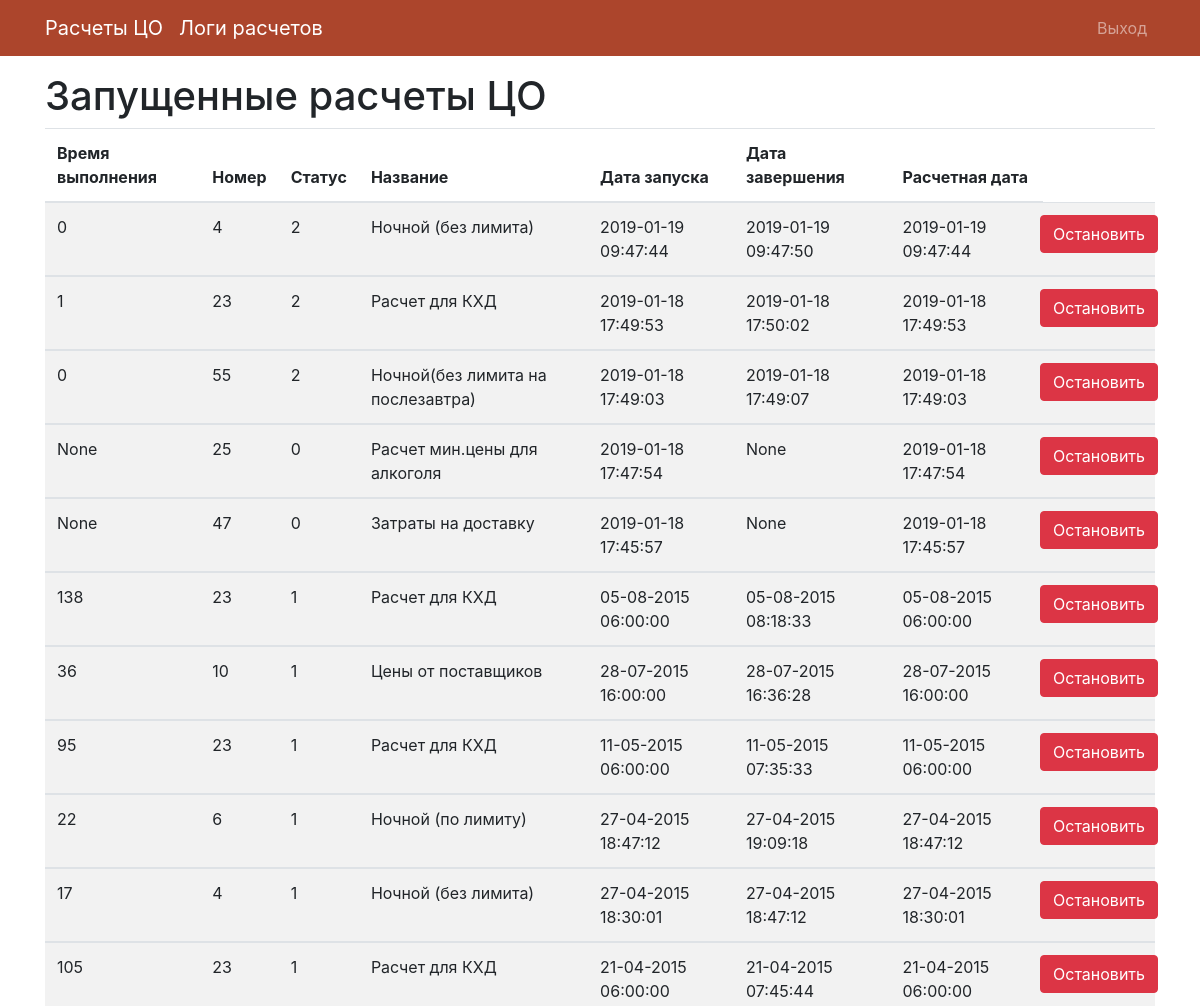
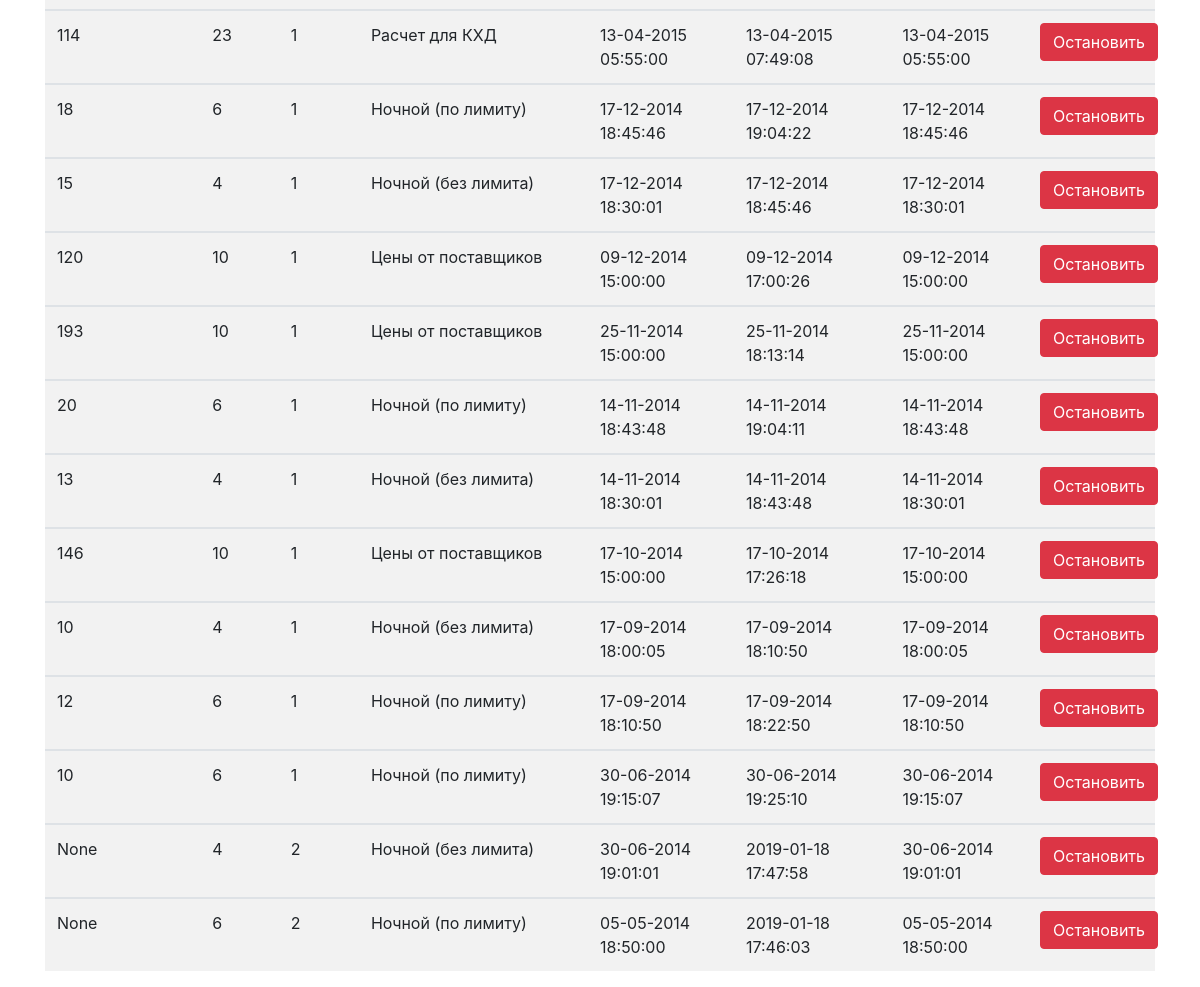
The app's page /log (signed in), older data (2 pictures, top to bottom).
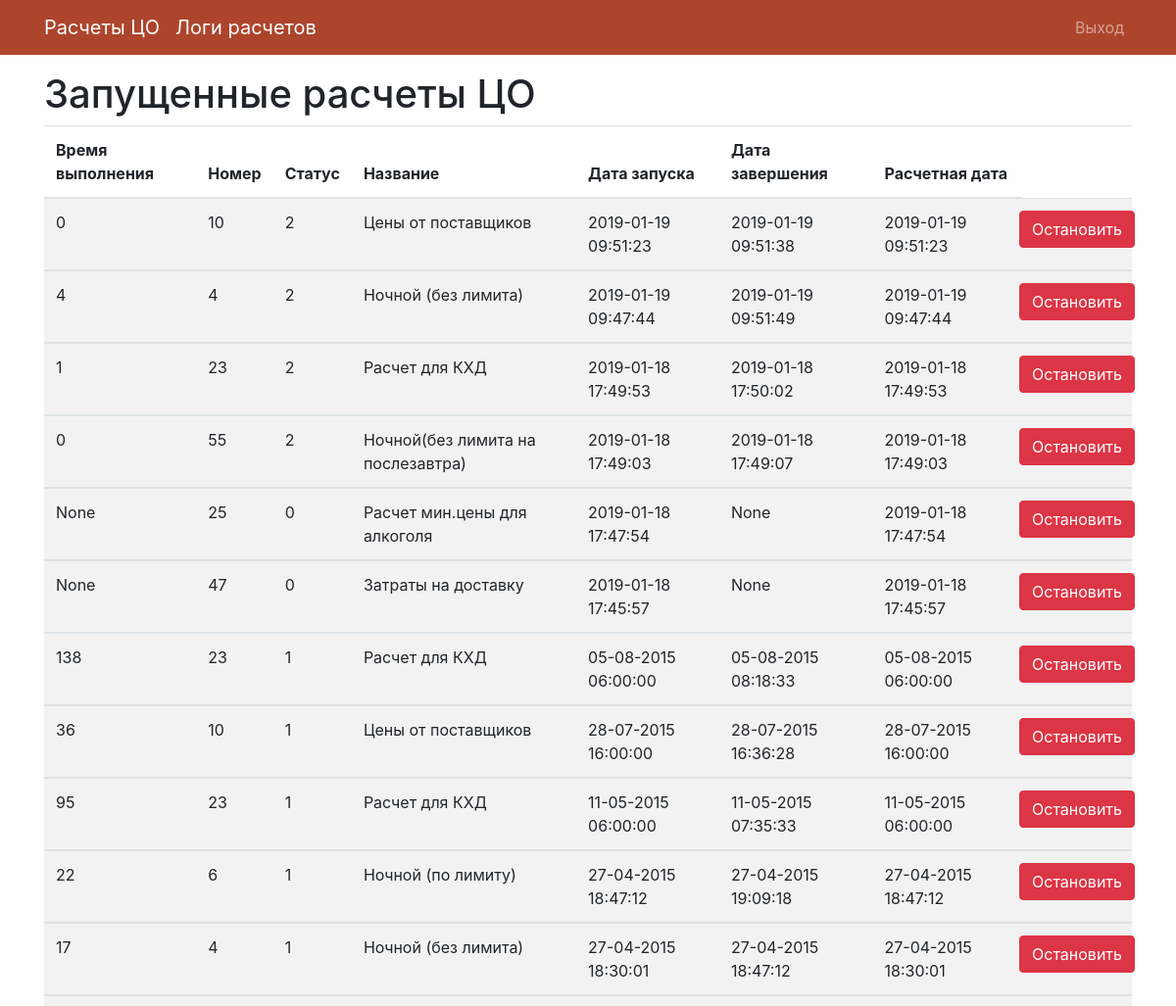
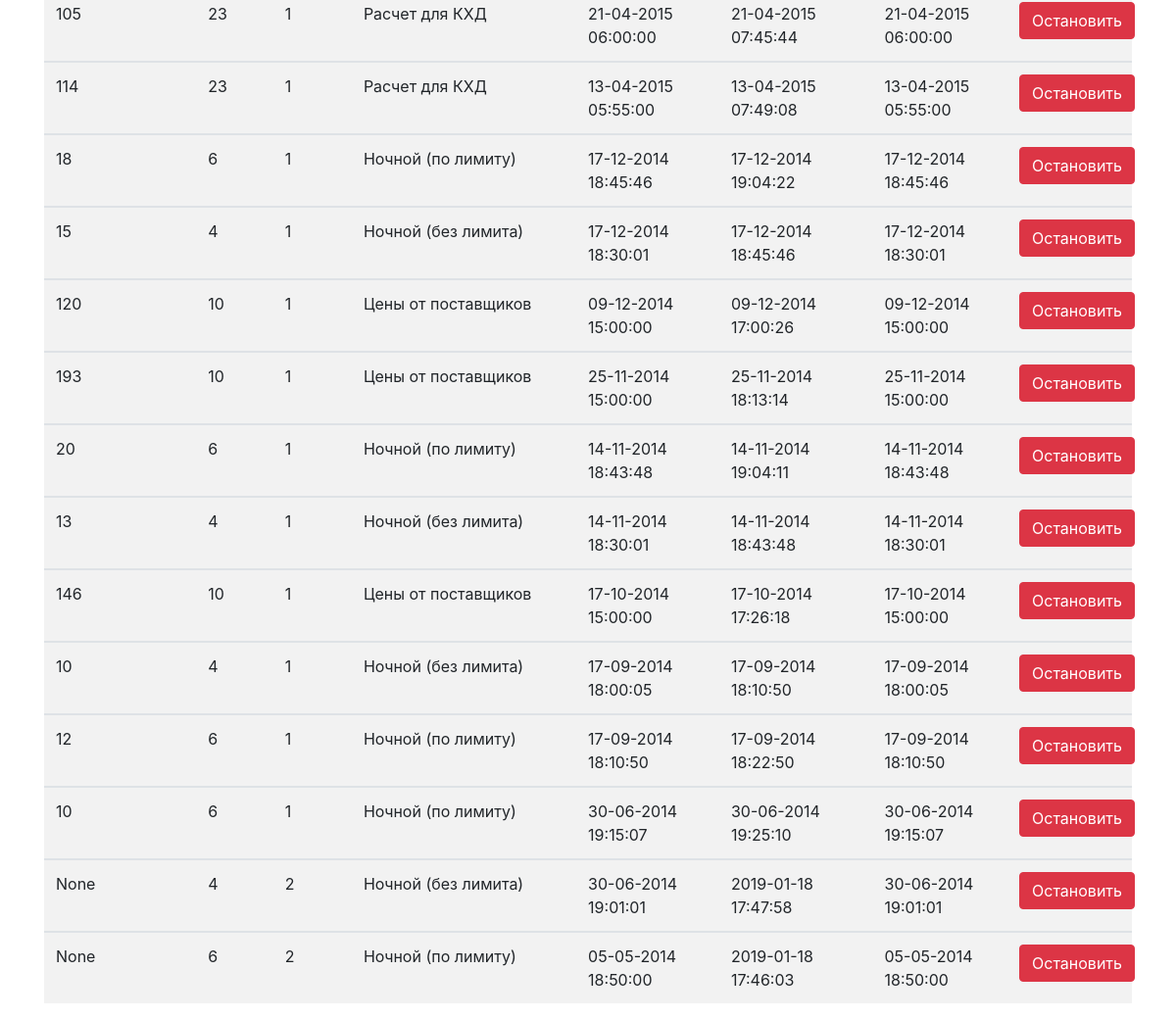
The same page, newer data (2 pictures, top to bottom).
### tables this page shows
CREATE TABLE "calc_log"
(
  id        integer primary key autoincrement,
  time      integer,
  id_calc   integer      not null,
  status    integer      not null,
  name      varchar(255) not null,
  startdate datetime     not null,
  enddate   datetime,
  calcdate  datetime     not null
);

### app/main/routes.py (the view)
@main.route('/log')
@login_required
def log():
    con = sql.connect(db_path)
    con.row_factory = sql.Row
    cur = con.cursor()
    cur.execute("select * from main.calc_log order by id desc ")
    logs = cur.fetchall()
    con.close()
    return render_template('main/log.html', logs=logs)

### app/model.py (called while the page is built)
@login.user_loader
def load_user(id):
    return User.query.get(int(id))

### app/templates/main/log.html (shortened to what this page needs)
{% extends 'base.html' %}
{% block app_content %}
    <h1>Запущенные расчеты ЦО</h1>
    <table class="table table-striped">
        <thead>
        <tr>
            <th scope="col">Время выполнения</th>
            <th scope="col">Номер</th>
            <th scope="col">Статус</th>
            <th scope="col">Название</th>
            <th scope="col">Дата запуска</th>
            <th scope="col">Дата завершения</th>
            <th scope="col">Расчетная дата</th>
            <td></td>
        </tr>
        </thead>
        <tbody>
        {% for log in logs %}
            <tr>
                <td>{{ log["time"] }}</td>
                <td>{{ log["id_calc"] }}</td>
                <td>{{ log["status"] }}</td>
                <td>{{ log["name"] }}</td>
                <td>{{ log["startdate"] }}</td>
                <td>{{ log["enddate"] }}</td>
                <td>{{ log["calcdate"] }}</td>
                <td class="text-right">
                    <div class="row">
                        <form action="{{ url_for('main.delete_log') }}" method="post" class="pull-right">
                            <input type="submit" class="btn btn-danger" data-toggle="confirmation"
                                   data-title="Действительно остановить?" value="Остановить">
                        </form>
                    </div>
                </td>
            </tr>
            </tbody>
        {% endfor %}
    </table>
{% endblock %}

### app/templates/base.html (shortened to what this page needs)
{% extends "bootstrap/base.html" %}
{% block navbar %}
  {% include 'includes/_navbar.html' %}
{% endblock %}
{% block content %}
  <div class="container mt-3">
    {% block app_content %}
    {% endblock %}
  </div>
{% endblock %}

### app/templates/bootstrap/base.html (shortened to what this page needs)
{% block doc -%}
    <!DOCTYPE html>
    <html{% block html_attribs %}{% endblock html_attribs %}>
    {%- block html %}
        <head>
            {%- block head %}
                {%- block styles %}
                    <link href="{{ url_for('static', filename='css/bootstrap.min.css') }}" rel="stylesheet">
                    <link href="{{ url_for('static', filename='css/buttons-min.css') }}" rel="stylesheet">
                    <link href="{{ url_for('static', filename='css/buttons-core-min.css') }}" rel="stylesheet">
                    <link href="{{ url_for('static', filename='css/style.css') }}" rel="stylesheet">
                {%- endblock styles %}
            {%- endblock head %}
        </head>
        <body{% block body_attribs %}{% endblock body_attribs %}>
        {% block body -%}
            {% block navbar %}
            {%- endblock navbar %}
            {% block content -%}
            {%- endblock content %}
        {%- endblock body %}
        </body>
    {%- endblock html %}
    </html>
{% endblock doc -%}

### app/templates/includes/_navbar.html (shortened to what this page needs)
<nav class="navbar navbar-expand-sm navbar-dark" style="background-color: #ac452c;">
    <div class="container">
        {% if current_user.is_authenticated %}
            <a class="navbar-brand" href="{{ url_for('main.index') }}">Расчеты ЦО</a>
            <a class="navbar-brand" href="{{ url_for('main.log') }}">Логи расчетов</a>
            <div class="collapse navbar-collapse" id="nav">
        {% endif %}
        <ul class="navbar-nav ml-auto">
            {% if current_user.is_authenticated %}
                <li class="nav-item">
                    <a class="nav-link" href="{{ url_for('auth.logout') }}">Выход</a>
                </li>
            {% endif %}
        </ul>
        </div>
    </div>
</nav>

Row changes from the older to the newer data that the page shows:
added calc_log: time "0", id_calc "10", status "2", name "Цены от поставщиков", startdate "2019-01-19 09:51:23", enddate "2019-01-19 09:51:38", calcdate "2019-01-19 09:51:23"
changed calc_log (number 2 of 25 on the later page): time "0" → "4"; enddate "2019-01-19 09:47:50" → "2019-01-19 09:51:49"
